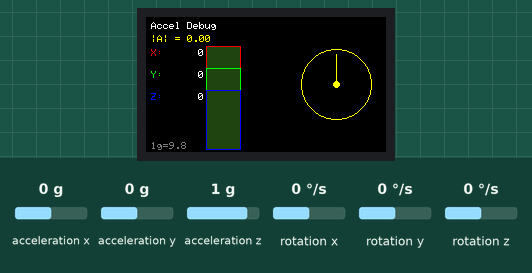
This sketch was run on a simulated ESP32. On the bench: 240×135 colour display. The test bench sets the inputs (shaded band); at power-on: rotation x 0 °/s, rotation y 0 °/s, rotation z 0 °/s, acceleration x 0 g, acceleration y 0 g, acceleration z 1 g.

Above: at 1.3 s.
1.4 s: rotation x set to -192 °/s
At 2.3 s:
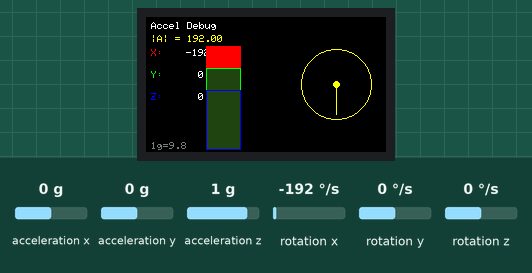
3.0 s: rotation y set to -192 °/s
At 4.5 s:
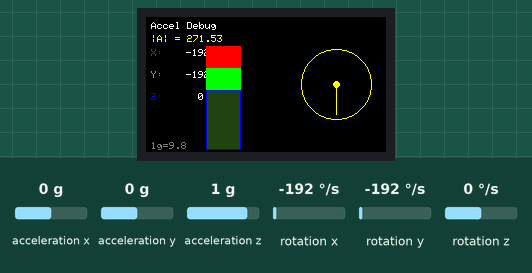
4.8 s: rotation x set to 0 °/s
At 5.7 s:
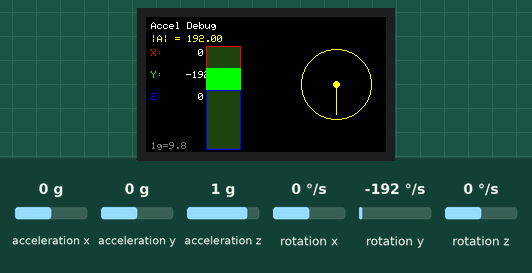
7.8 s: rotation z set to -192 °/s
At 9.4 s:
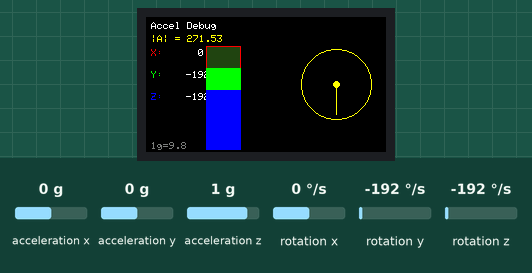
Timing chart, 0 to 10.6 s (numbered marks = the images above; inputs shaded):
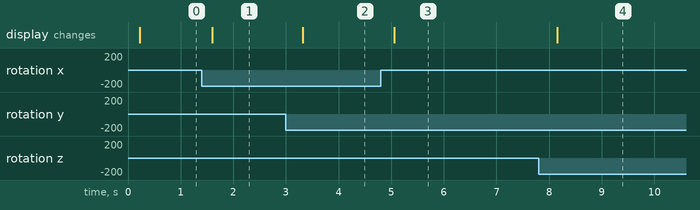

The sketch:

accel.ino
```cpp
/**
 * M5 StickC Plus2 Accelerometer Debug Application
 *
 * Displays acceleration values (X, Y, Z) and the total acceleration magnitude.
 * Shows a visual representation of the acceleration as bars and a circular gauge.
 *
 * Hardware: M5 StickC Plus2
 * Libraries: M5StickCPlus2
 */

#include "M5StickCPlus2.h"

// Colors
#define COLOR_BG TFT_BLACK
#define COLOR_TEXT TFT_WHITE
#define COLOR_X TFT_RED
#define COLOR_Y TFT_GREEN
#define COLOR_Z TFT_BLUE
#define COLOR_MAG TFT_YELLOW

// Display settings
#define BAR_WIDTH 40
#define BAR_MAX_HEIGHT 80
#define GAUGE_RADIUS 50

// Global variables for acceleration
float ax = 0, ay = 0, az = 0;

void drawTextWithLabel(int x, int y, const char* label, float value, int color) {
  StickCP2.Display.setTextColor(color);
  StickCP2.Display.setTextSize(1);

  // Draw label
  StickCP2.Display.setCursor(x, y);
  StickCP2.Display.print(label);

  // Draw value
  StickCP2.Display.setCursor(x + 35, y);
  StickCP2.Display.setTextColor(COLOR_TEXT);
  StickCP2.Display.printf("%6.2f", value);
}

void drawBar(int x, int y, int width, int height, float value, float maxValue, int color) {
  // Normalize value to bar height
  int barHeight = (int)((value / maxValue) * height);
  barHeight = constrain(barHeight, 0, height);

  // Draw background bar (dark)
  StickCP2.Display.fillRect(x, y, width, height, 0x222222);

  // Draw value bar
  StickCP2.Display.fillRect(x, y + height - barHeight, width, barHeight, color);

  // Draw border
  StickCP2.Display.drawRect(x, y, width, height, color);
}

void drawCircularGauge(int centerX, int centerY, int radius, float value, float maxValue, int color) {
  // Draw outer circle
  StickCP2.Display.drawCircle(centerX, centerY, radius, color);

  // Calculate angle
  float normalizedValue = constrain(value / maxValue, 0.0, 1.0);
  float angle = -PI/2 + normalizedValue * PI;

  // Calculate needle end position
  int needleLength = radius - 5;
  int needleX = centerX + (int)(cos(angle) * needleLength);
  int needleY = centerY + (int)(sin(angle) * needleLength);

  // Draw needle
  StickCP2.Display.drawLine(centerX, centerY, needleX, needleY, color);

  // Draw center dot
  StickCP2.Display.fillCircle(centerX, centerY, 3, color);
}

// Display settings - adjusted for 135x240 screen
#define BAR_WIDTH 35
#define BAR_MAX_HEIGHT 60
#define GAUGE_RADIUS 35

void drawAccelerationVisualization() {
  int screenWidth = StickCP2.Display.width();
  int screenHeight = StickCP2.Display.height();

  // Calculate acceleration magnitude
  float magnitude = sqrt(ax * ax + ay * ay + az * az);

  // Title - smaller text
  StickCP2.Display.setTextSize(1);
  StickCP2.Display.setTextColor(COLOR_TEXT);
  StickCP2.Display.setCursor(5, 5);
  StickCP2.Display.print("Accel Debug");

  // Subtitle with magnitude
  StickCP2.Display.setCursor(5, 18);
  StickCP2.Display.setTextColor(COLOR_MAG);
  StickCP2.Display.printf("|A| = %.2f", magnitude);

  // Draw bar chart for X, Y, Z - compact layout
  int barStartY = 32;
  int barSpacing = 22;
  int barX = 5;

  // X acceleration bar
  drawTextWithLabel(barX, barStartY, "X:", ax, COLOR_X);
  drawBar(barX + 55, barStartY - 3, BAR_WIDTH, BAR_MAX_HEIGHT, abs(ax), 20.0, COLOR_X);

  // Y acceleration bar
  drawTextWithLabel(barX, barStartY + barSpacing, "Y:", ay, COLOR_Y);
  drawBar(barX + 55, barStartY + barSpacing - 3, BAR_WIDTH, BAR_MAX_HEIGHT, abs(ay), 20.0, COLOR_Y);

  // Z acceleration bar
  drawTextWithLabel(barX, barStartY + barSpacing * 2, "Z:", az, COLOR_Z);
  drawBar(barX + 55, barStartY + barSpacing * 2 - 3, BAR_WIDTH, BAR_MAX_HEIGHT, abs(az), 20.0, COLOR_Z);

  // Draw circular gauge for magnitude
  int gaugeX = screenWidth - GAUGE_RADIUS - 15;
  int gaugeY = barStartY + BAR_MAX_HEIGHT / 2 + 5;

  drawCircularGauge(gaugeX, gaugeY, GAUGE_RADIUS, magnitude, 30.0, COLOR_MAG);

  // Draw reference lines for gravity
  StickCP2.Display.setTextColor(TFT_DARKGREY);
  StickCP2.Display.setCursor(5, screenHeight - 10);
  StickCP2.Display.print("1g=9.8");
}

void readAccelerometer() {
  // Update IMU data first
  auto imu_update = StickCP2.Imu.update();

  if (imu_update) {
    // Get acceleration data. The data structure is changed and acceleration data is obtained from the gyro data structure.
    auto data = StickCP2.Imu.getImuData();
    ax = data.gyro.x;
    ay = data.gyro.y;
    az = data.gyro.z;
  }
}

void setup() {
  // Initialize M5 StickC Plus2 device
  auto cfg = M5.config();
  StickCP2.begin(cfg);

  // Set display rotation
  StickCP2.Display.setRotation(1);

  // Initial screen clear
  StickCP2.Display.fillScreen(COLOR_BG);
}

void loop() {
  // Read accelerometer
  readAccelerometer();

  // Clear and redraw
  StickCP2.Display.fillScreen(COLOR_BG);
  drawAccelerationVisualization();

  // Delay for readable refresh rate
  delay(300);
}
```

Measured:
- after the input at 1.4 s, the display: changes after 0.20 s (image 1)
- after the input at 3.0 s, the display: changes after 0.32 s (image 2)
- after the input at 4.8 s, the display: changes after 0.25 s (image 3)
- after the input at 7.8 s, the display: changes after 0.36 s (image 4)
